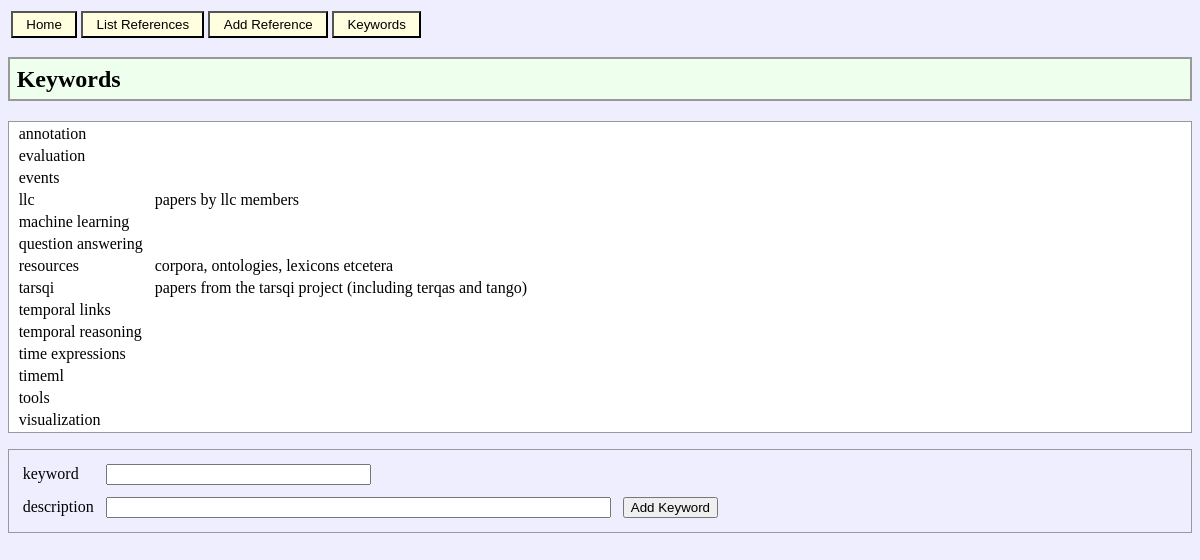
The page /publications/references/keywords.php on the database its author committed.
### publications/references/utils.php (called while the page is built, shortened)
<?php
require("connection-local.php");
$debugging = false;
$KEYWORDS_TABLE = 'refs-keywords';
$db_conn = mysql_connect($hostname, $username, $password);
function get_keywords_with_descriptions()
{
  global $KEYWORDS_TABLE;
  $q = "select keyword, description from `$KEYWORDS_TABLE` order by keyword;";
  $rows = dbSelect($q, 'get_keywords()');
  return $rows;
}
function dbSelect($query,$caller)
{
  $result = dbQuery($query, $caller);
  if ($result) {
    $rows = array();
    while ($row = mysql_fetch_row($result)) { $rows[] = $row; }
    return $rows;
  } else {
    return $result;
  }
}
function dbQuery($query, $caller)
{
  global $db_conn, $debugging;
  $result = mysql_query($query, $db_conn);
  return $result;
}
?>

### publications/references/keywords.php (the view, shortened to what this page needs)
<?php
require("utils.php");
$keywords = get_keywords_with_descriptions();
?>
<html>
<body>
<h2>Keywords</h2>
<div class="description">
<table cellpading="3pt">
<?php
foreach ($keywords as $keyword) {
  echo "<tr>\n";
  echo "   <td valign=\"top\">$keyword[0]\n";
  echo "   <td>&nbsp;\n";
  echo "   <td>$keyword[1]\n";
}
?>
</table>
</div>
<p>
<form method="POST" action="add-keyword.php">
<div class="bordered">
<table cellpadding="5pt">
<tr>
  <td>keyword
  <td><input name="keyword" size="30">
<tr>
  <td>description
  <td><input name="description" size="60">
  <td><input type="submit" value="Add Keyword">
</table>
</div>
</form>
</body>
</html>

### publications/references/refs.css (style rules this page uses)
body { background-color: lightyellow; background-color: #eeeeff; }
h2 { background-color: #eeffee; border: 2px solid #999999; padding: 5pt; margin-top: 0pt; }
.bordered { border: 1px solid #999999; padding: 5pt; }
.description { background-color: white; border: 1px solid #999999; padding-left: 5pt; padding-right: 5pt; }
.button { background-color: lightyellow; padding: 3pt; padding-left: 10pt; padding-right: 10pt; }

### rows shown on the page
refs-keywords: keyword "annotation"
refs-keywords: keyword "evaluation"
refs-keywords: keyword "events"
refs-keywords: keyword "llc", description "papers by llc members"
refs-keywords: keyword "machine learning"
refs-keywords: keyword "question answering"
refs-keywords: keyword "resources", description "corpora, ontologies, lexicons etcetera"
refs-keywords: keyword "tarsqi", description "papers from the tarsqi project (including terqas and tango)"
refs-keywords: keyword "temporal links"
refs-keywords: keyword "temporal reasoning"
refs-keywords: keyword "time expressions"
refs-keywords: keyword "timeml"
refs-keywords: keyword "tools"
refs-keywords: keyword "visualization"
